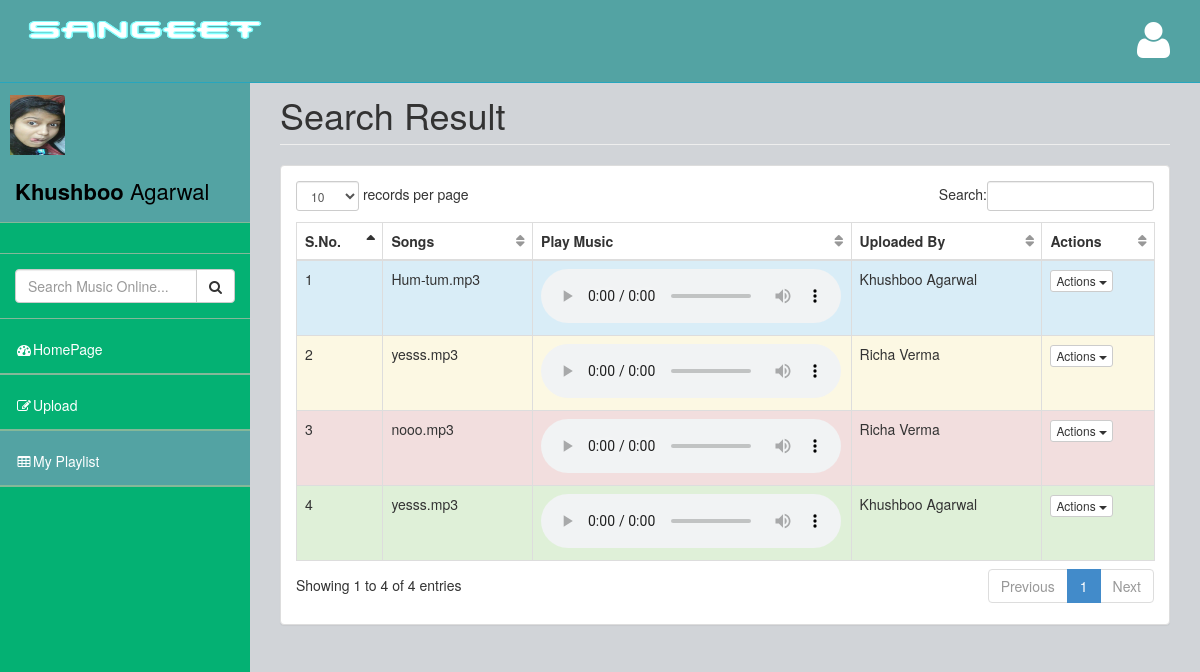
The app's page /sangeet/allplaylist.php (signed in) with its own data.
### tables this page shows
CREATE TABLE IF NOT EXISTS `playlist` (
  `user_id` int(11) NOT NULL,
  `music_id` int(11) NOT NULL AUTO_INCREMENT,
  `file_name` varchar(50) NOT NULL,
  `file_description` varchar(50) NOT NULL,
  `share` varchar(1) NOT NULL DEFAULT 'Y',
  `Date_added` date NOT NULL,
  `file_type` varchar(15) NOT NULL DEFAULT 'audio/mpeg',
  `owner` int(11) NOT NULL,
  PRIMARY KEY (`music_id`)
);

CREATE TABLE IF NOT EXISTS `user_detail` (
  `user_id` int(11) NOT NULL AUTO_INCREMENT,
  `first_name` varchar(30) NOT NULL,
  `last_name` varchar(30) NOT NULL,
  `email` varchar(60) NOT NULL,
  `password` varchar(20) NOT NULL,
  PRIMARY KEY (`user_id`)
);

### sangeet/allplaylist.php (the view, shortened to what this page needs)
<?php
require_once('global.php');
?>
<!DOCTYPE html>
<html>
<head>
    <link href="assets/plugins/bootstrap/bootstrap.css" rel="stylesheet" />
    <link href="assets/font-awesome/css/font-awesome.css" rel="stylesheet" />
    <link href="assets/plugins/pace/pace-theme-big-counter.css" rel="stylesheet" />
  <link href="assets/css/style.css" rel="stylesheet" />
      <link href="assets/css/main-style.css" rel="stylesheet" />
    <link href="assets/plugins/dataTables/dataTables.bootstrap.css" rel="stylesheet" />
</head>
<body>
    <div id="wrapper">
        <nav class="navbar navbar-default navbar-fixed-top" role="navigation" id="navbar">
            <div class="navbar-header">
                <a class="navbar-brand" href="index.php">
                    <img src="assets/img/logo.png" alt="" width = "250px" height="100px"/>
                </a>
            </div>
            <ul class="nav navbar-top-links navbar-right">
                <li class="dropdown">
                    <a class="dropdown-toggle" data-toggle="dropdown" href="#">
                        <i class="fa fa-user fa-3x"></i>
                    </a>
                </li>
            </ul>
        </nav>
        <nav class="navbar-default navbar-static-side" role="navigation">
            <div class="sidebar-collapse">
                <ul class="nav" id="side-menu">
                    <li>
                        <div class="user-section">
                            <div class="user-section-inner">
                                <?php
					if(file_exists("assets/img/".$_SESSION['user_id'].".jpeg"))
					{
						 echo '<img src="assets/img/'.$_SESSION['user_id'].'.jpeg" alt="">';
					}
					else{
                               			 echo '<img src="assets/img/user.jpg" alt="">';
					}?>
                            </div>
                            <div class="user-info">
                                <div><strong><?php echo $_SESSION['first_name']?> </strong><?php echo $_SESSION['last_name'] ?></div>
                            </div>
                        </div>
                    </li>
                    <li class="sidebar-search">
                         <li class="sidebar-search">
                        <div class="input-group custom-search-form">
                            <input type="text" class="form-control" placeholder="Search Music Online..." name ="search1" id="search1">
                            <span class="input-group-btn">
                                <button class="btn btn-default" type="button" name="search_online" onclick="location.href ='allplaylist.php?name='+document.getElementById('search1').value;">
                                    <i class="fa fa-search"></i>
                                </button>
                            </span>
                        </div>
                    </li>
		    <li>
                        <a href="index.php"><i class="fa fa-dashboard fa-fw"></i>HomePage</a>
                    </li>
		    <li>
                        <a href="upload.php"><i class="fa fa-edit fa-fw"></i>Upload</a>
                    </li>
		     <li class="selected">
                        <a href="playlist.php"><i class="fa fa-table fa-fw"></i>My Playlist</a>
                    </li>
                </ul>
            </div>
        </nav>
        <div id="page-wrapper">
            <div class="row">
                <div class="col-lg-12">
                    <h1 class="page-header">Search Result</h1>
                </div>
            </div>
            	<div class="row">
                <div class="col-lg-12">
                    <div class="panel panel-default">
                        <div class="panel-body">
                            <div class="table-responsive">
                                <table class="table table-striped table-bordered table-hover" id="dataTables-example">
                                    <thead>
                                        <tr>
                                            <th>S.No.</th>
                                            <th>Songs</th>
					    <th width ="300">Play Music</th>
					    <th>Uploaded By</th>
					    <th>Actions</th>
					</tr>
				    </thead>
                                    <tbody>
					<?php
			$query = "SELECT * FROM playlist WHERE file_name LIKE '%".$_GET['name']."%' AND share = 'Y';";
			$res = mysql_query($query, $conn);
			$count = 1;
			$color = array("success","info", "warning","danger");
			while($output = mysql_fetch_assoc($res))
			{
				$query1 = "SELECT * FROM user_detail WHERE user_id =".$output['user_id'].";";
				$res1 = mysql_query($query1, $conn);
				$output1 = mysql_fetch_assoc($res1);
				$file_loc= 'playlist/'.$output['owner'].'/'.$output['file_name'];
				echo '<tr class="gradeA '.$color[$count %4].'"><td>'.$count.'</td><td>'.$output['file_name']."</td>";
				echo '<td><audio controls> <source src="'.$file_loc.'" type="'.$output['file_type'].'"> Your browser does not support the audio element.</audio></td>';
				echo '<td>'.$output1['first_name'].' '.$output1['last_name'].'</td>';
				if($output['owner'] == $_SESSION['user_id'])
				{
					echo '<td><div class="btn-group"><button type="button" class="btn btn-default btn-xs dropdown-toggle" data-toggle="dropdown"> Actions <span class="caret"></span> </button><ul class="dropdown-menu pull-left" role="menu"><li><a href="process_playlist.php?&opt=share&public='.$output['share'].'&name='.$output['file_name'].'">'.$share.'</a></li><li><a href="process_playlist.php?&opt=delete&name='.$output['file_name'].'">Delete From Playlist</a></li></li><li><a href="process_playlist.php?&opt=download&name='.$output['file_name'].'">Download</a></li></ul></div></td></tr>';
				}
				else
				{
					echo '<td><div class="btn-group"><button type="button" class="btn btn-default btn-xs dropdown-toggle" data-toggle="dropdown"> Actions <span class="caret"></span> </button><ul class="dropdown-menu pull-left" role="menu"><li><a href="process_playlist.php?&opt=fav&owner='.$output['user_id'].'&name='.$output['file_name'].'">Add to favourite</a></li><li class="divider"></li><li><a href="process_playlist.php?&opt=download&name='.$output['file_name'].'">Download</a></li></ul></div></td></tr>';
				}
				$count = $count+1;
			}
			?>
   </div>
    </div>
</body>
</html>

### sangeet/assets/css/style.css (style rules this page uses)
body { background-color: #f8f8f8; }
#wrapper { width: 100%; margin-top: 55px!important; background-color:#04B173; }
#page-wrapper { padding: 0 15px; min-height: 568px; background-color:rgb(209, 212, 216); }
.navbar-static-side ul li { border-bottom:1px solid #84B899 !important; }
.navbar-top-links li { display: inline-block; }
.navbar-top-links li:last-child { margin-right: 15px; }
.navbar-top-links li a { padding: 20px; min-height: 50px; }
.sidebar-search { padding: 15px; }
@media (min-width:768px) { .navbar-static-side { z-index: 1; position: absolute; width: 250px; } }
table.dataTable thead .sorting, table.dataTable thead .sorting_asc:after, table.dataTable thead .sorting_desc, table.dataTable thead .sorting_asc_disabled, table.dataTable thead .sorting_desc_disabled { background: transparent; }
table.dataTable thead .sorting_asc:after { content: "\f0de"; float: right; font-family: fontawesome; }
table.dataTable thead .sorting:after { content: "\f0dc"; float: right; font-family: fontawesome; color: rgba(50,50,50,.5); }

### sangeet/assets/css/main-style.css (style rules this page uses)
.user-section-inner { height: 65px; width: 65px; -moz-border-radius: 3px; -webkit-border-radius: 3px; border-radius: 3px; overflow: hidden; display: inline-block; float: left; margin-right: 15px; margin-top: 20px; }
.user-section-inner img { margin-left:10px; width:55px; height:60px; }
.user-info { display: block; color:#000!important; display: inline-block; padding: 15px; margin-bottom: 0px }
.navbar-top-links > li > a { color: #FFFFFF; }
.nav > li > a { padding: 20px 15px; }
#side-menu { background-color:#04B173; }
#side-menu a { color:#fff; border-bottom: 1px solid #84B899 !important; height: 55px; }
.selected { background-color:rgb(83, 163, 163); }
#navbar { background-color:rgb(83, 163, 163); }
.navbar-brand { padding-left:20px; }
.navbar-brand img { height:30px; }
.navbar-default { border-color: #27A6BE; }
@media (min-width:768px) { #page-wrapper { position: inherit; margin: 0 0 0 250px; padding: 0 30px; min-height: 1000px; } }

### records on screen
playlist: file_name "Hum-tum.mp3", user_detail.first_name "Khushboo", user_detail.last_name "Agarwal"
playlist: file_name "yesss.mp3", user_detail.first_name "Richa", user_detail.last_name "Verma"
playlist: file_name "nooo.mp3", user_detail.first_name "Richa", user_detail.last_name "Verma"
playlist: file_name "yesss.mp3", user_detail.first_name "Khushboo", user_detail.last_name "Agarwal"

### other values on screen
$_SESSION['first_name'] "Khushboo"
$_SESSION['last_name'] "Agarwal"
